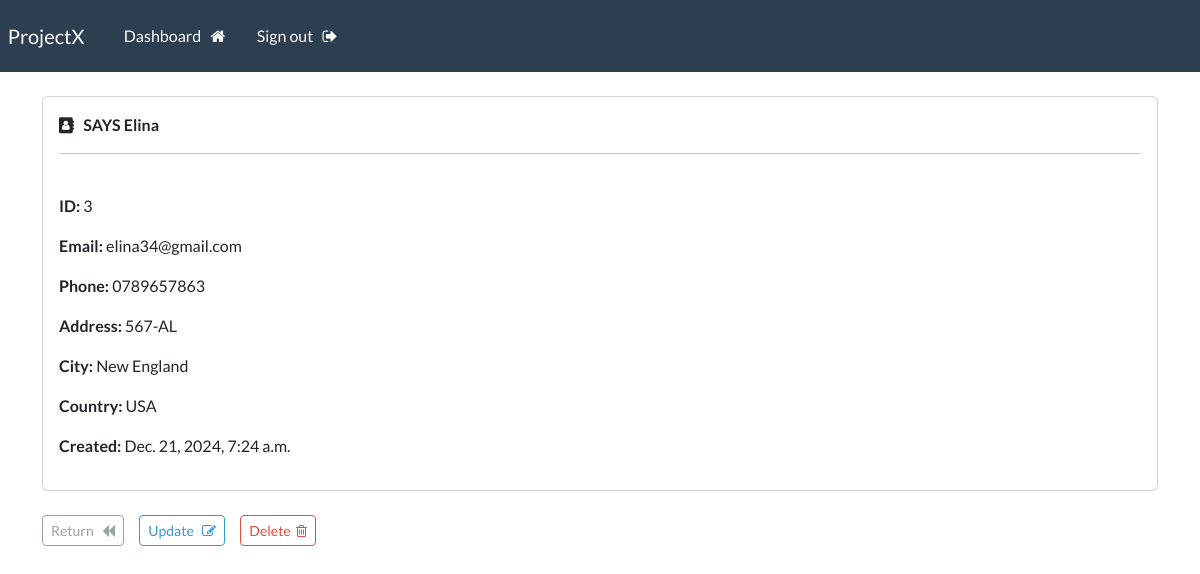
Page /view-record/3 (signed in) on the committed database.
### webapp/models.py (models this page shows, shortened)
class Record(models.Model):
    creation_date = models.DateTimeField(auto_now_add=True)
    first_name = models.CharField(max_length=100)
    last_name = models.CharField(max_length=100)
    email = models.EmailField()
    phone = models.CharField(max_length=100)
    address = models.TextField()
    city = models.CharField(max_length=100)
    country = models.CharField(max_length=100)

### webapp/views.py (the view)
# urls.py: path('view-record/<int:pk>', views.view_record, name='view-record'),
@login_required(login_url='login')
def view_record(request, pk):
    record = Record.objects.get(id=pk)
    context = {'record':record}
    return render(request, 'webapp/view_record.html', context)

### webapp/templates/webapp/view_record.html (shortened to what this page needs)
{% extends 'webapp/base.html'%}
{% block content %}
<div class="card">
    <div class="card-body">
        <i class="fa fa-address-book" aria-hidden="true"></i>
    <strong>{{record.last_name|upper}} {{record.first_name}}</strong>
        <hr>
        <p><strong>ID: </strong> {{record.id}}</p>
        <p><strong>Email: </strong> {{record.email}}</p>
        <p><strong>Phone: </strong> {{record.phone}}</p>
        <p><strong>Address: </strong> {{record.address}}</p>
        <p><strong>City: </strong> {{record.city}}</p>
        <p><strong>Country: </strong> {{record.country}}</p>
        <p><strong>Created: </strong> {{record.creation_date}}</p>
    </div>
</div>
<br>
<a href="{% url 'dashboard'%}" class="btn btn-outline-secondary btn-sm"> Return &nbsp; <i class="fa fa-backward" aria-hidden="true"></i></a>
<a href="{% url 'update-record' record.id %}" class="btn btn-outline-info btn-sm">Update &nbsp; <i class="fa fa-pencil-square-o" aria-hidden="true"></i></a>
<a href="{% url 'delete-record' record.id %}" class="btn btn-outline-danger btn-sm">Delete &nbsp;<i class="fa fa-trash-o" aria-hidden="true"></i></a>
{% endblock %}

### rows in the picture
Record: last_name "SAYS", first_name "Elina", id "3", email "elina34@gmail.com", phone "0789657863", address "567-AL", city "New England", country "USA", creation_date "Dec. 21, 2024, 7:24 a.m."
